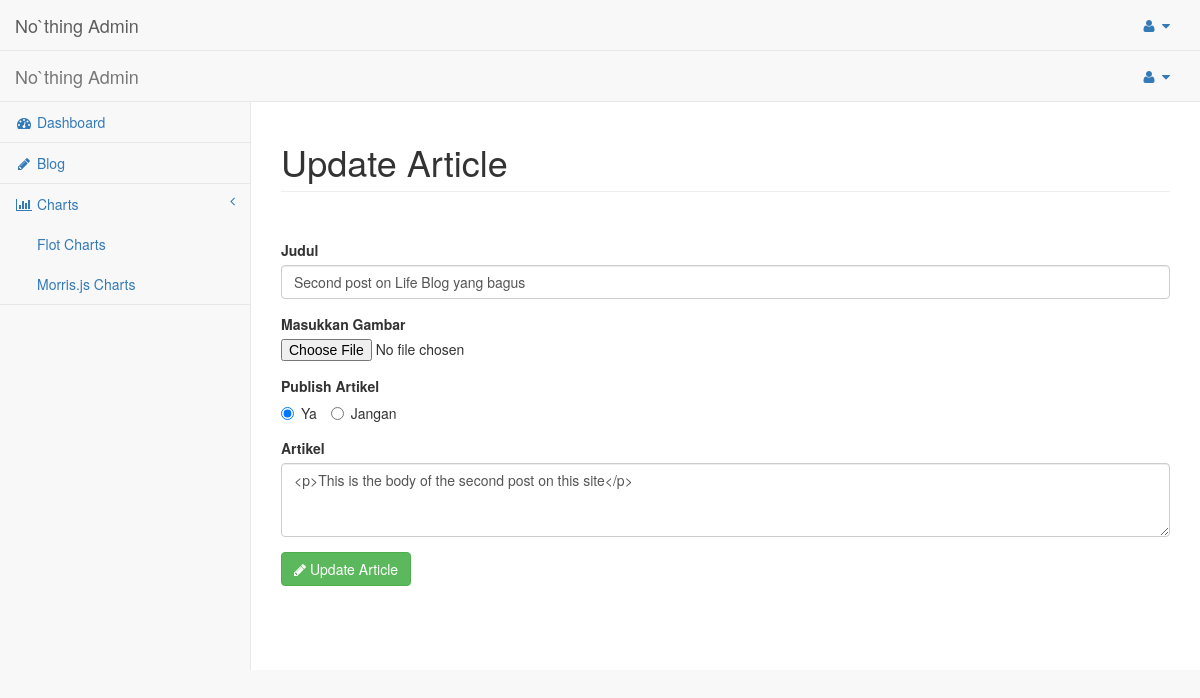
The page /admin/blog_update.php?id=2 (signed in) on the database its author committed.
### tables this page shows
CREATE TABLE `post` (
  `id` int(11) NOT NULL,
  `judul` varchar(255) NOT NULL,
  `slug` varchar(255) NOT NULL,
  `views` int(11) NOT NULL DEFAULT '0',
  `image` varchar(255) NOT NULL,
  `isi` text NOT NULL,
  `published` tinyint(1) NOT NULL,
  `tgl_dibuat` timestamp NOT NULL DEFAULT CURRENT_TIMESTAMP,
  `tgl_update` timestamp NOT NULL DEFAULT '0000-00-00 00:00:00'
);

### function/database.php (called while the page is built, shortened)
<?php
function getUserData($data = array(), $klausa = "", $table = "post"){
	global $db;
	escapeString($data);
	$fields = null;
	if(gettype($data) === "array"){
		$data = array_values($data);
		$fields = implode($data, "`, `");
	}
	return mysqli_fetch_all( mysqli_query($db, "SELECT `$fields` FROM `$table` $klausa"), MYSQLI_ASSOC );
}
?>

### admin/blog_update.php (the view, shortened to what this page needs)
<?php
include_once ROOT_PATH . "admin/template/header.php";
?>
<div id="wrapper">
    <nav class="navbar navbar-default navbar-static-top" role="navigation" style="margin-bottom: 0">
        <div class="navbar-header">
            <a class="navbar-brand" href="index.php">No`thing Admin</a>
        </div>
        <ul class="nav navbar-top-links navbar-right">
            <li class="dropdown">
                <a class="dropdown-toggle" data-toggle="dropdown" href="#">
                    <i class="fa fa-user fa-fw"></i> <i class="fa fa-caret-down"></i>
                </a>
            </li>
        </ul>
        <div class="navbar-default sidebar" role="navigation">
            <div class="sidebar-nav navbar-collapse">
                <ul class="nav" id="side-menu">
                    <li>
                        <a href="index.php"><i class="fa fa-dashboard fa-fw"></i> Dashboard</a>
                    </li>
                    <li>
                        <a href="blog.php"><i class="fa fa-pencil fa-fw"></i> Blog</a>
                    </li>
                    <li>
                        <a href="#"><i class="fa fa-bar-chart-o fa-fw"></i> Charts<span class="fa arrow"></span></a>
                        <ul class="nav nav-second-level">
                            <li>
                                <a href="flot.html">Flot Charts</a>
                            </li>
                            <li>
                                <a href="morris.html">Morris.js Charts</a>
                            </li>
                        </ul>
                    </li>
                </ul>
            </div>
        </div>
    </nav>
    <div id="page-wrapper">
        <div class="row">
            <div class="col-lg-12">
                <h1 class="page-header">Update Article</h1>
            </div>
        </div>
        <?php
        $id = isset($_GET["id"]) ? $_GET["id"] : "";
        $data = array("judul", "image", "isi");
        $row = getUserData($data, "WHERE id = '$id' LIMIT 1");
        ?>
        <div class="row section">
            <div class="col-lg-12">
				<form role="form" method="post" action="" enctype="multipart/form-data">
                    <div class="form-group">
                        <label>Judul</label>
                        <input class="form-control" name="judul" value="<?= $row[0]['judul']; ?>" required>
                    </div>
                    <div class="form-group ">
                        <label>Masukkan Gambar</label>
                        <input type="file" name="gambar">
                    </div>
                    <div class="form-group">
                        <label>Publish Artikel</label> <br>
                        <label class="radio-inline">
                            <input type="radio" name="published" value="1" checked> Ya
                        </label>
                        <label class="radio-inline">
                            <input type="radio" name="published" value="0"> Jangan
                        </label>
                    </div>
                    <div class="form-group">
                        <label>Artikel</label>
                        <textarea class="form-control" rows="3" name="artikel" placeholder="Ketikkan artikela anda disini"><?= $row[0]["isi"]; ?></textarea>
                    </div>
                    <button type="submit" class="btn btn-success" name="add"><i class="fa fa-pencil"></i>  Update Article</button>
                </form>
            </div>
        </div>
    </div>
</div>
<?php include_once ROOT_PATH . "admin/template/footer.php"; ?>

### admin/template/header.php (style rules this page uses)
.section { padding: 2em 0 5em; }

### rows shown on the page
post: judul "Second post on Life Blog yang bagus", artikel "<p>This is the body of the second post on this site</p>"
